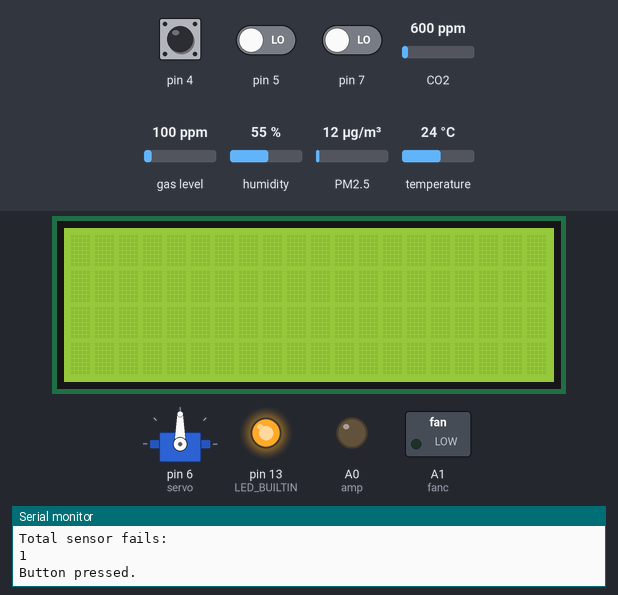
A sketch run on a simulated Arduino Uno, built with avr-gcc and run on an emulated ATmega328P. Shown: servo, 20×4 character LCD, switched loads named in the sketch (green lamp = pin HIGH), output pins drawn as LEDs (lit = HIGH), the last lines printed to the serial monitor. The test bench sets the inputs (shaded band); at power-on: pin 5 LOW, pin 4 HIGH, pin 7 LOW, CO2 600 ppm, gas level 100 ppm, humidity 55 %, PM2.5 12 µg/m³, temperature 24 °C.

Above: at 5.2 s.
At 6.2 s:
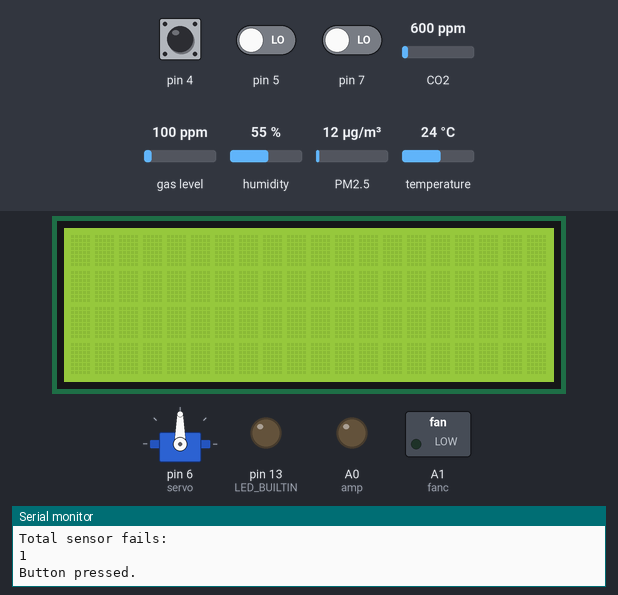
6.3 s: pin 5 driven HIGH
At 7.8 s:
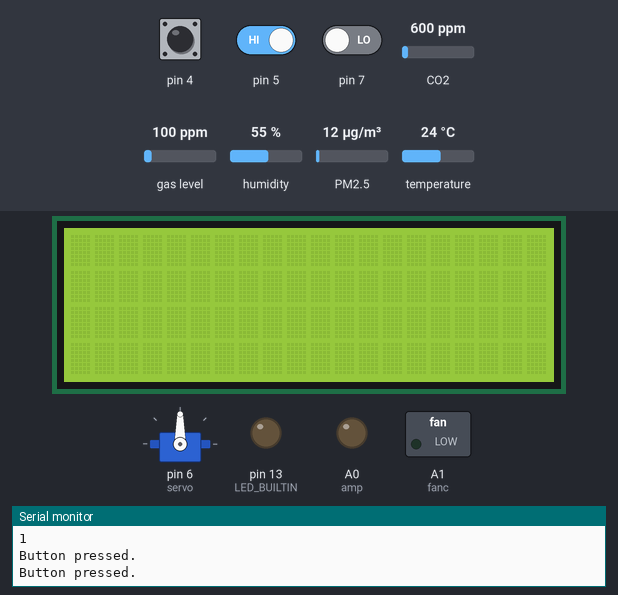
Timing chart, 0 to 9.3 s (numbered marks = the images above; inputs shaded):
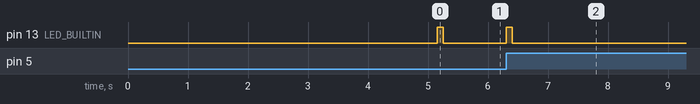

The sketch:

Hardware_Test.ino
```cpp
#define SEALEVELPRESSURE_HPA (1013.25)
#include <Adafruit_Sensor.h> // needed for all Adafruit libraries
#include "Adafruit_PM25AQI.h"
#include "ScioSense_ENS160.h"
#include <SoftwareSerial.h>
#include <Adafruit_AHTX0.h>
#include <LiquidCrystal_I2C.h>
#include <Servo.h>
#define amp (A0)
#define fanc (A1)
#define servo (6)
#define speaker (9)

SoftwareSerial pmSerial(2,3);
Adafruit_PM25AQI aqi = Adafruit_PM25AQI();
PM25_AQI_Data data;
ScioSense_ENS160 ens160(0x53);
Adafruit_AHTX0 aht;
LiquidCrystal_I2C lcd(0x27, 20, 4);
Servo st;

uint16_t temper = 0, humid = 0;

void setup(){
    Serial.begin(115200);
    /* PMS25 */
    pmSerial.begin(9600);
    if (! aqi.begin_UART(&pmSerial)) { // connect to the sensor over software serial
        Serial.println(F("PM2.5 Not found."));
        while (1) delay(10);
    }

    /* ENS160 */
    ens160.begin();
    if (!ens160.available()){
        Serial.println(F("ENS160 not found."));
    }

    if (!ens160.setMode(ENS160_OPMODE_STD)){
        Serial.println(F("Standard mode failed."));
    }

    /*AHT20*/
    if (!aht.begin()){
        Serial.println(F("AHT20 not found."));
    }

    pinMode(4, INPUT);
    pinMode(5, INPUT);
    pinMode(7, INPUT);
    pinMode(8, INPUT);
    pinMode(LED_BUILTIN, OUTPUT);

    st.attach(servo); // attach to PWM pin 3
    pinMode(amp, OUTPUT); // relay amplifier control
    pinMode(fanc, OUTPUT); // relay ventilation control

    digitalWrite(amp, LOW);
    digitalWrite(fanc, LOW);

  lcd.init();
  lcd.backlight();

    Serial.println(F("Prepping"));
    delay(5000);  // wait for sensors to work


}

int checkPM25(){

    PM25_AQI_Data data;

  while (! aqi.read(&data)) {} // read
    uint16_t tvoc = data.particles_03um + data.particles_05um + data.particles_10um + data.particles_25um;
                Serial.println(F("pm25 check"));
      if (tvoc <= 0 || tvoc > 50000){
        Serial.println(F("PM25 is reporting some strange values."));
        Serial.println(tvoc);
        return -1;
      }
      return 1;
}
int checkENS(){
    // returns ens160 tvoc
                  Serial.println(F("tvoc check"));
    ens160.measure(true);
      uint16_t tvoc = ens160.getTVOC();
      if (tvoc <= 0 || tvoc > 50000){
        Serial.println(F("ENS TVOC is reporting a strange value."));
        Serial.println(tvoc);
        return -1;
      }
      return 1;
}

int checkco2(){
              Serial.println("co2 check");
       uint16_t tvoc = ens160.geteCO2();
      if (tvoc <= 0 || tvoc > 50000){
        Serial.println(F("ENS c02 is reporting a strange value."));
        Serial.println(tvoc);
        return -1;
      }
      return 1;
}

int checkaqi(){

      uint16_t tvoc = ens160.getAQI();
                    Serial.println(F("aqi check"));
      if (tvoc < 0 || tvoc > 100){
        Serial.println(F("ENS AQI is reporting a strange value."));
        Serial.println(tvoc);
        return -1;
      }
      return 1;
}

void getEvent(){
    // gets sensor information from sensor
    // stores to temper and humid private variables

    sensors_event_t hum, temp;
    aht.getEvent(&hum, &temp);
    temper = temp.temperature;
    humid = hum.relative_humidity;

}

int checktemp(){


     getEvent();
      Serial.println(F("temp check"));
      if (temper < -100 || temper > 100){
        Serial.println(F("AHT20 may be reporting a strange temp value."));
        Serial.println(temper);
        return -1;
      }
      return 1;

 }

uint16_t checkhum(){

       Serial.println(F("hum check"));
       if (humid <= 0 || humid > 100){
        Serial.println(F("AHT20 may be reporting a strange humidity value."));
        Serial.println(humid);
        return -1;
      }
      return 1;


}

void loop(){
  int fails = 0;

  int bt1 = 0, bt2 = 0, bt3 = 0, bt4 = 0;

  if (checkPM25() == -1) fails++;
  if (checkENS() == -1) fails++;
  if(checkco2() == -1) fails++;
  if (checkaqi() == -1) fails++;
  if (checktemp() == -1) fails++;

  Serial.println(F("Total sensor fails:"));
  Serial.println(fails);

  // button check

  while (!digitalRead(4)) {};
  // wait for button press
  Serial.println(F("Button pressed."));
  digitalWrite(LED_BUILTIN, HIGH);
  delay(100);
  digitalWrite(LED_BUILTIN, LOW);

  while (!digitalRead(5)) {};
  // wait for button press

   Serial.println(F("Button pressed."));
  digitalWrite(LED_BUILTIN, HIGH);
  delay(100);
  digitalWrite(LED_BUILTIN, LOW);

  while (!digitalRead(7)) {};
  // wait for button press

  Serial.println(F("Button pressed."));
  digitalWrite(LED_BUILTIN, HIGH);
  delay(100);
  digitalWrite(LED_BUILTIN, LOW);

  while (!digitalRead(8)) {};
  // wait for button press

  Serial.println(F("Button pressed."));
  digitalWrite(LED_BUILTIN, HIGH);
  delay(100);
  digitalWrite(LED_BUILTIN, LOW);

  // relay check
  Serial.println(F("Relay check, amp followed by fan..."));
  digitalWrite(amp, LOW);
  digitalWrite(fanc, LOW);
  delay(500);

  digitalWrite(amp, HIGH);
  digitalWrite(fanc, HIGH);

  // servo check

  Serial.println("Servo check");
  st.write(0);
  delay(1000);
  st.write(180);
  delay(1000);
  st.write(0);

  // speaker tone check
  tone(speaker, 1000);
  delay(500);
  noTone(speaker);
  // screen check
  Serial.println("Screen check");

  for (int i = 0; i < 4; i++){
        for (int j = 0;  j < 20; j++){
            lcd.setCursor(j,i);
            lcd.print('#');
                delay(100);
        }
    }

delay(1000);

  lcd.clear();

  Serial.println("Finished");
  lcd.setCursor(1,1);
  lcd.print("Finished!");
    lcd.setCursor(1,2);
  lcd.print("# of fails, ");
  lcd.setCursor(1,3);
  lcd.print(fails);
  exit(1);
}
```

Measured:
- after the input at 6.3 s, pin 13 (LED_BUILTIN): LOW → HIGH at once, → LOW 0.10 s later
